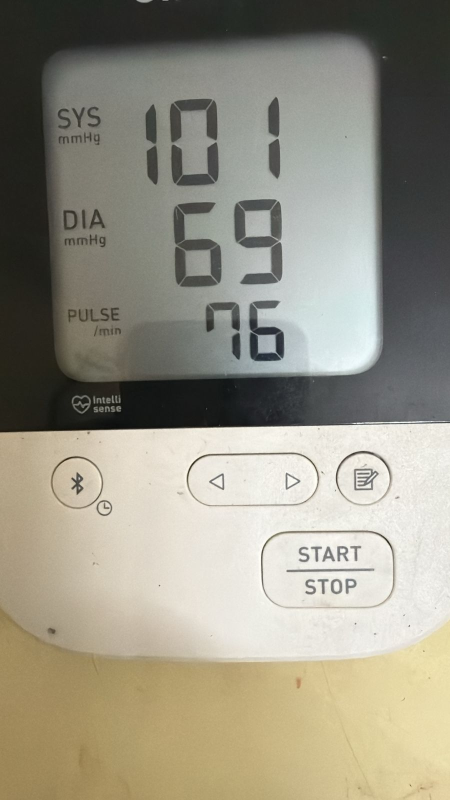
#> input picture tests/fixtures/bp_101_69_76.jpg, 900 x 1600 px (shown at 1/2 size)
$ python -i lcd7seg.py   (imports and definitions only)
#> lines starting #> are read from the running program, lines starting #| are printed output that depends on the picture; after the words box and inside, x2 and y2 are one past the last pixel; in counts of white or black regions, pixels touching at a corner belong together
"""Read a home blood pressure monitor's seven-segment LCD, entirely on this computer.

Built and tested on an Omron monitor with three rows: SYS, DIA, PULSE. Classic
computer vision (OpenCV): no machine learning, no network, no cost.

  1. find the LCD panel (a bright rectangle inside a dark bezel);
  2. mark "ink" (darker than its surroundings) and keep only segment-bar shapes;
  3. measure the bar size, so it works at any camera distance;
  4. undo the display's italic slant;
  5. split into three rows and digits, and read which of the 7 segments are on.

Deliberately strict: if anything looks wrong it returns None instead of a guess.
Whatever it returns is still only a DRAFT for a person to confirm.
"""
from typing import Optional

import cv2
import numpy as np

# Segments: a top, b upper-right, c lower-right, d bottom, e lower-left, f upper-left, g middle.
_PATTERNS = {
    "abcdef": 0, "bc": 1, "abdeg": 2, "abcdg": 3, "bcfg": 4, "acdfg": 5,
    "acdefg": 6, "abc": 7, "abcdefg": 8, "abcdfg": 9,
    "abcf": 7,                      # Omron draws a 7 with a small upper-left bar
}
_MAX_SIDE = 1600


def _touches(x, y, w, h, W, H):
    return x <= 1 or y <= 1 or x + w >= W - 1 or y + h >= H - 1


def _ink(gray, frac=0.18):
    H, W = gray.shape
    blur = cv2.GaussianBlur(gray, (0, 0), 1.5)
    bg = cv2.GaussianBlur(blur, (0, 0), max(10, 0.04 * W))
    spread = float(np.percentile(blur, 95) - np.percentile(blur, 5))
    delta = max(12.0, frac * spread)
    return ((bg.astype(np.int16) - blur.astype(np.int16)) > delta).astype(np.uint8)


def _contrast(gray):
    """How much darker each pixel is than its surroundings (0 = not at all)."""
    H, W = gray.shape
    blur = cv2.GaussianBlur(gray, (0, 0), 1.5)
    bg = cv2.GaussianBlur(blur, (0, 0), max(10, 0.04 * W))
    return np.clip(bg.astype(np.float32) - blur.astype(np.float32), 0, None)


def _runs(flags, min_gap):
    runs, start, last = [], None, None
    for i, f in enumerate(flags):
        if f:
            if start is None:
                start = i
            elif i - last > min_gap:
                runs.append((start, last))
                start = i
            last = i
    if start is not None:
        runs.append((start, last))
    return runs


def _shear(mask, s):
    H, W = mask.shape
    shifts = np.round(s * np.arange(H)).astype(int)
    shifts -= shifts.min()
    out = np.zeros((H, W + int(shifts.max()) + 1), mask.dtype)
    for y in range(H):
        out[y, shifts[y]:shifts[y] + W] = mask[y]
    return out


def segment_mask(gray, frac=0.18):
    """Ink mask containing only segment-bar-sized pieces, plus (L, t) bar length/thickness."""
    H, W = gray.shape
    ink = _ink(gray, frac)
    n, lab, stats, _ = cv2.connectedComponentsWithStats(ink)
    bars = []
    for x, y, w, h, a in stats[1:]:
        lo, hi = min(w, h), max(w, h)
        if (not _touches(x, y, w, h, W, H) and 8 <= lo <= 80
                and 2.4 <= hi / lo <= 6.0 and a >= 0.5 * lo * hi):
            bars.append((hi, lo))
    if len(bars) < 8:
        return None, None, None
    L = float(np.median([b[0] for b in bars]))
    t = float(np.median([b[1] for b in bars]))
    keep = np.zeros(n, bool)
    for i, (x, y, w, h, a) in enumerate(stats[1:], start=1):
        if (not _touches(x, y, w, h, W, H) and 0.6 * L <= max(w, h) <= 2.8 * L
                and min(w, h) >= 0.5 * t and max(w, h) <= 3.2 * L):
            keep[i] = True
    return keep[lab].astype(np.uint8), L, t


# [26 lines left out: function _read_cell, not called in this run]


def decode_display(gray, debug=None):
    """Gray image of (roughly) the LCD -> [sys, dia, pulse] ints, or None.
    Blurry or distant photos need a stricter ink threshold to keep segments apart,
    so several are tried; the first that yields three clean rows wins."""
    for frac in (0.18, 0.25, 0.32, 0.40):
        d = {} if debug is not None else None
        vals = _decode_at(gray, frac, d)
        if debug is not None: debug.update(d, frac=frac)
        if vals:
            return vals
    return None


def _decode_at(gray, frac, debug=None):
    mask, L, t = segment_mask(gray, frac)
    if mask is None or mask.sum() == 0:
        if debug is not None: debug["why"] = "no segment bars"
        return None
    best_s, best = 0.0, -1.0
    for s in np.linspace(-0.2, 0.2, 41):
        score = float((_shear(mask, s).sum(axis=0).astype(np.float64) ** 2).sum())
        if score > best:
            best_s, best = float(s), score
    sh = _shear(mask, best_s)
    C = _contrast(gray)
    typical = float(np.median(C[mask > 0]))
    shc = _shear(np.clip(C / max(typical, 1e-3), 0, 1.5).astype(np.float32), best_s)
    DH, Wd = 2 * L + t, L + t
    rows = _runs(sh.sum(axis=1) > 0, max(2, int(0.9 * t)))
    rows = [r for r in rows if r[1] - r[0] >= 0.5 * DH]
    if debug is not None:
        debug.update(L=L, t=t, shear=best_s, rows=rows)
    if len(rows) != 3:
        if debug is not None: debug["why"] = f"{len(rows)} rows"
        return None
    values = []
    for ry0, ry1 in rows:
        if not 0.5 * DH <= ry1 - ry0 + 1 <= 1.3 * DH:
            if debug is not None: debug["why"] = "row too tall"
            return None
        band = sh[ry0:ry1 + 1]
        # Rows can differ in size (the pulse digits are smaller), so scale per row.
        k = (ry1 - ry0 + 1) / DH
        Lr, tr, DHr, Wdr = L * k, t * k, DH * k, Wd * k
        digits = [_read_cell(shc, a, b, ry0, Lr, tr, DHr, Wdr)
                  for a, b in _runs(band.sum(axis=0) > 0, max(2, int(0.7 * tr)))]
        if debug is not None: debug.setdefault("digits", []).append(digits)
        if not digits or len(digits) > 3 or any(d is None for d in digits):
            if debug is not None: debug["why"] = "unreadable digit"
            return None
        values.append(int("".join(map(str, digits))))
    return values


# [34 lines left out: functions lcd_candidates, read_bp_display, not called in this run]

>>> import cv2
>>> picture = cv2.imread('../tests/fixtures/bp_101_69_76.jpg', cv2.IMREAD_GRAYSCALE)
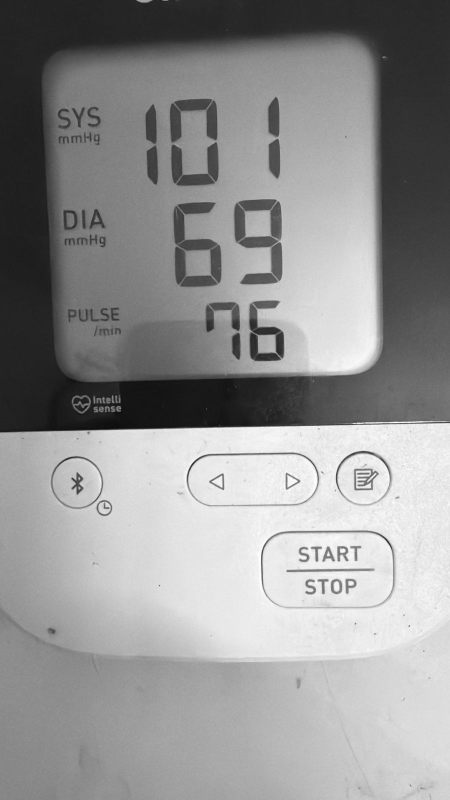
#> picture: shape (1600, 900) (shown at 1/2 size); min 8, max 255, mean 146.4
>>> result = decode_display(picture)
#> the loop in decode_display, `for frac in (0.18, 0.25, 0.32, 0.40):` made 4 passes
#> (typical in _decode_at, DH in _decode_at, Wd in _decode_at, rows in _decode_at) on passes 1 to 3: (56, 168, 94, [(195, 369), (399, 571), (601, 720), (901, 1014)]), (61, 158.5, 88.5, [(196, 368), (400, 569), (602, 720), (902, 988)]), (72, 122.5, 68.5, [(197, 353), (488, 566), (637, 719), (902, 987)])
#> pass 1, in _ink, `bg = cv2.GaussianBlur(blur, (0, 0), max(10, 0.04 * W))`:
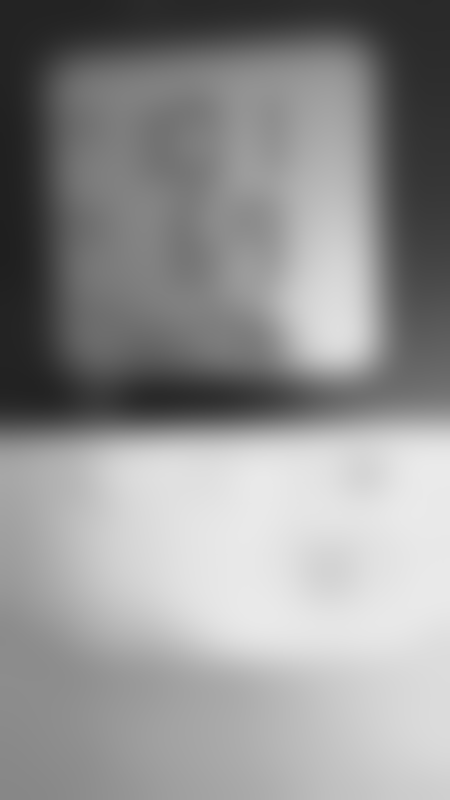
#> bg: shape (1600, 900) (shown at 1/2 size); min 31, max 234, mean 146.4
#> pass 1, in segment_mask, `ink = _ink(gray, frac)`:
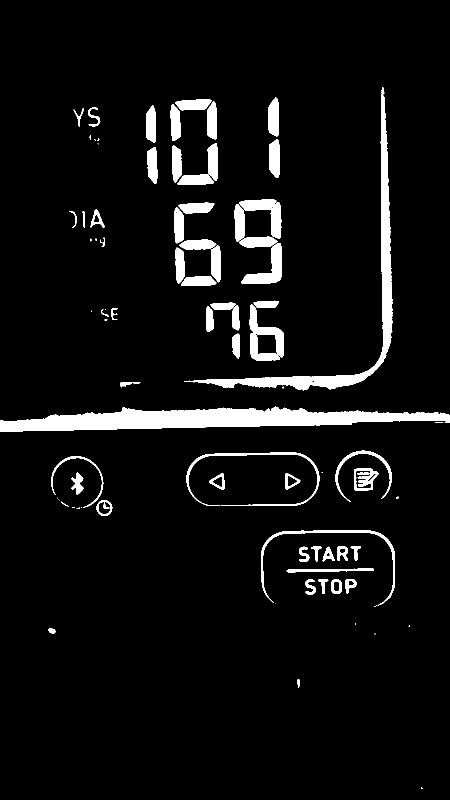
#> ink: shape (1600, 900) (shown at 1/2 size); values 0 (black) and 1 (white), 6.1% white; 87 white regions (24 under 20 px), largest, box (x1, y1, x2, y2) and area: (0, 813, 900, 864) 25426, (368, 174, 786, 781) 14206, (499, 609, 568, 721) 3419
#> pass 1, in segment_mask, `n, lab, stats, _ = cv2.connectedComponentsWithStats(ink)`:
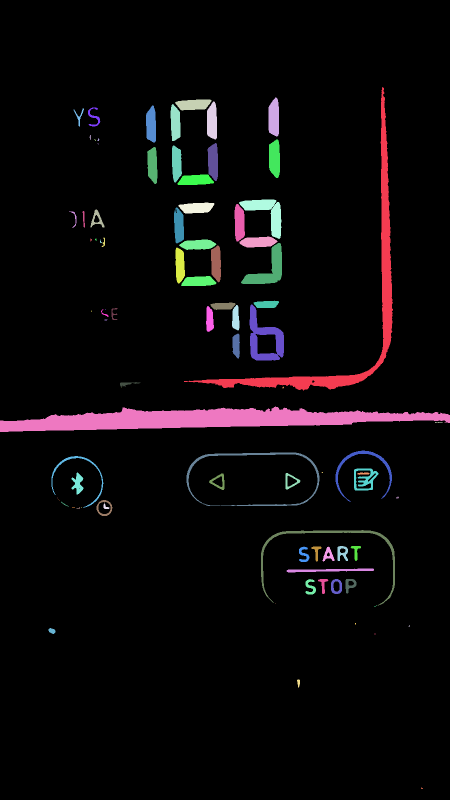
#> lab: shape (1600, 900) int32 (shown at 1/2 size); 88 distinct labels, from 0 to 87; one colour per label, 0 black

$ run again, on tests/fixtures/bp_105_73_74.jpg
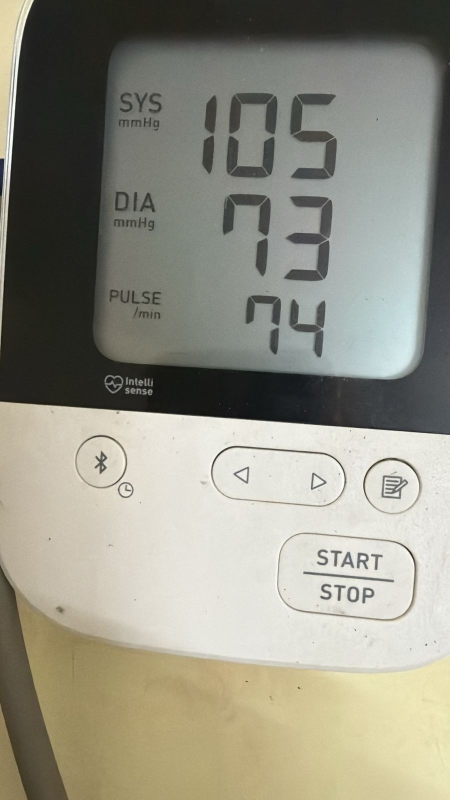
#> input picture tests/fixtures/bp_105_73_74.jpg, 900 x 1600 px (shown at 1/2 size)
#> the loop in decode_display, `for frac in (0.18, 0.25, 0.32, 0.40):` made 4 passes
#> (typical in _decode_at, DH in _decode_at, Wd in _decode_at, rows in _decode_at) on passes 1 to 3: (54, 167, 94, [(188, 357), (389, 560), (591, 713), (870, 1018)]), (59, 127, 72, [(265, 356), (391, 560), (592, 712), (870, 1004)]), (70, 107.5, 60.5, [(483, 558), (598, 710), (871, 999)])
#> pass 1, in _ink, `bg = cv2.GaussianBlur(blur, (0, 0), max(10, 0.04 * W))`:
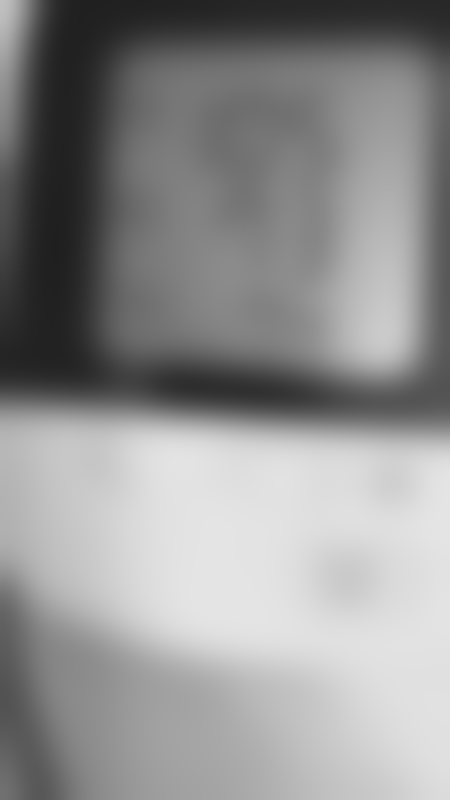
#> bg: shape (1600, 900) (shown at 1/2 size); min 31, max 229, mean 144.5
#> pass 1, in segment_mask, `n, lab, stats, _ = cv2.connectedComponentsWithStats(ink)`:
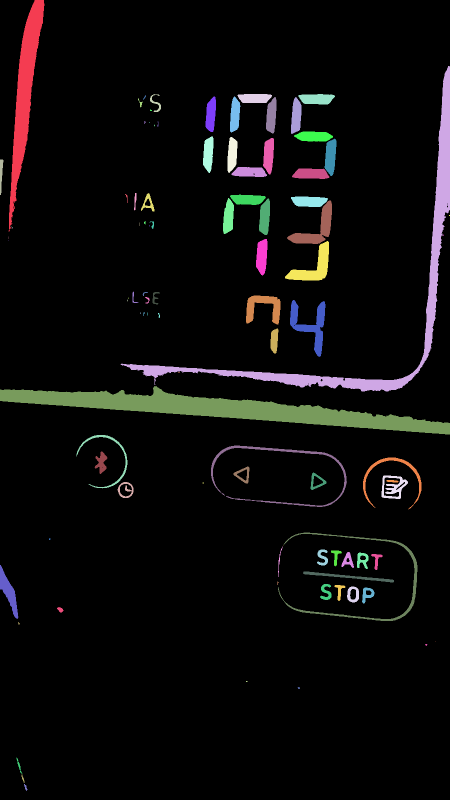
#> lab: shape (1600, 900) int32 (shown at 1/2 size); 94 distinct labels, from 0 to 93; one colour per label, 0 black
